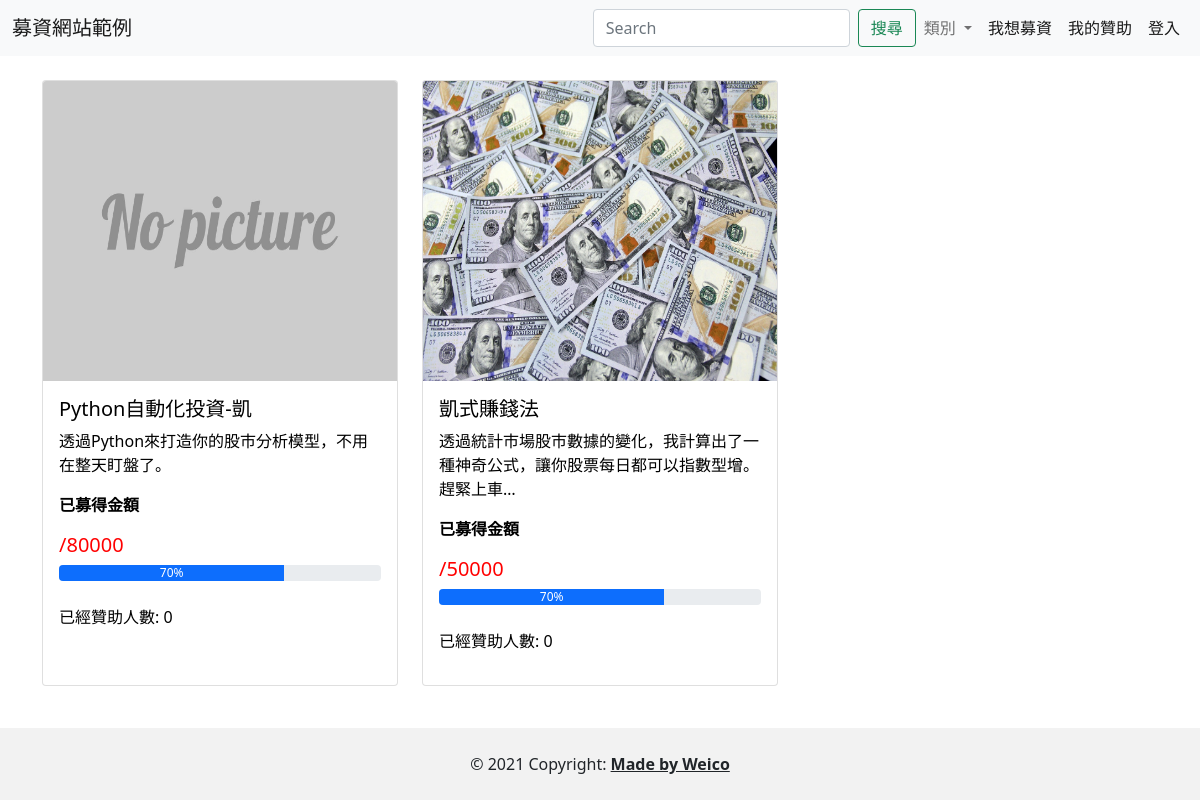
/project/caregory/3/, run on the app's committed database.
### project/models.py (models this page shows, shortened)
class Project(models.Model):
    STATUS = (
        ('draft', '尚未設定贊助方案'),
        ('published', '募資上架')
    )
    projectowner = models.ForeignKey(ProjectOwner,
                                     on_delete=models.CASCADE,
                                     related_name='projects')
    category = models.ForeignKey(Category,
                                 on_delete=models.CASCADE,
                                 related_name='projects')
    title = models.CharField(max_length=50)
    description = models.TextField(blank=True)
    status = models.CharField(max_length=10,
                              choices=STATUS,
                              default='draft' )
    goal = models.IntegerField(validators=[MinValueValidator(1, '目標金額必須大於 0 ')],
                               default=0)
    image = models.ImageField(blank= True, default='default_medium.jpg')
    total_donate = models.IntegerField(default=0)
    count_donate = models.IntegerField(default=0)
    class Meta:
        ordering = ('title', )
        verbose_name = 'project'
        verbose_name_plural = 'projects'

### project/views.py (the view)
# urls.py: path('caregory/<int:id>/', views.show_category, name='show_category'),
def show_category(request, id):
    category = Category.objects.get(id=id)
    projects = category.projects.all()
    context = {'projects': projects}
    return render(request, 'project/show_category.html', context)

### project/context_processors.py (called while the page is built)
def category(request):
  categories = Category.objects.all()
  return {'categories': categories}

### project/templates/project/show_category.html
{% extends "base.html" %}
{% load static %}
{% block content %}
<div class="container">
  <div class="row">
    {% for project in projects %}
    <div class="col-sm-4 mt-4">
      <a href="{% url 'project_detail' project.pk %}" style="text-decoration: none; color: black;">
        <div class="card h-100">
          <img src="{{ project.image.url }}" class="card-img-top" height="300px">
          <div class="card-body">
            <h5 class="card-title">{{ project.title }}</h5>
            <div class="card-text">
            <p>{{ project.description|truncatechars:45 }}</p>
            <p><b>已募得金額</b></p>
            <h5 style="color: red;">
            /{{project.goal}}
            </h5>
            <div class="progress">
              <div class="progress-bar" role="progressbar" aria-valuenow="70"
              aria-valuemin="0" aria-valuemax="100" style="width:70%">
                70%
              </div>
            </div>
            <br/>
            <p> 已經贊助人數: {{ project.count_donate }}</p>
            </div>
          </div>
      </div>
      </a>
    </div>
    {% endfor %}
  </div>
</div>
{% endblock content %}

### templates/base.html (shortened to what this page needs)
{% load static %}
<!DOCTYPE html>
<html lang="en">
  <head>
    <link
      href="https://cdn.jsdelivr.net/npm/bootstrap@5.1.3/dist/css/bootstrap.min.css"
      rel="stylesheet"
    />
  </head>
  <body class="d-flex flex-column min-vh-100">
    {% include "layout/nav.html" %}
    {% block content %}{% endblock %}
    {% include "layout/footer.html" %}
  </body>
</html>

### templates/layout/nav.html (shortened to what this page needs)
<nav class="navbar navbar-expand-lg navbar-light bg-light">
  <div class="container-fluid">
    <a class="navbar-brand" href="{% url 'index' %}">募資網站範例</a>
    <div class="collapse navbar-collapse justify-content-end" id="navbarText">
      <form class="d-flex" action="{% url 'search' %}" method="get">
        <input class="form-control me-2" type="text" placeholder="Search" name="search" aria-label="Search">
        <input class="btn btn-outline-success text-nowrap" type="submit" value="搜尋">
      </form>
      <ul class="navbar-nav mb-2 mb-lg-0">
        <li class="nav-item dropdown">
          <a class="nav-link dropdown-toggle" href="#" id="navbarDropdown" role="button" data-bs-toggle="dropdown" aria-expanded="false">
            類別
          </a>
        </li>
        <li class="nav-item">
          <a class="nav-link active" aria-current="page" href="{% url 'show_project'%}">我想募資</a>
        </li>
        <li class="nav-item">
          <a class="nav-link active" aria-current="page" href="{% url 'payment_list'%}">我的贊助</a>
        </li>
        {% if user.is_authenticated %}
        <li class="nav-item">
          <span class="nav-link active" aria-current="page" cursor: pointer>
            Hello, {{ user.username }}
          </span>
        </li>
        <li class="nav-item">
          <a class="nav-link active" aria-current="page" href="{% url 'member_logout' %}">登出</a>
        </li>
        {% else %}
        <li class="nav-item">
          <a class="nav-link active" aria-current="page" href="{% url 'member_login' %}">登入</a>
        </li>
        {% endif %}
      </ul>
    </div>
  </div>
</nav>

### templates/layout/footer.html
<footer class="navbar-fixed-bottom mt-auto">
  <div class="text-center p-4 mt-4 w-100" style="background-color: rgba(0, 0, 0, 0.05);">
    © 2021 Copyright:
    <a
      class="text-reset fw-bold"
      href="{% url 'index' %}">Made by Weico
    </a>
  </div>
</footer>

### data on the page
Project: image (placeholder picture), title "Python自動化投資-凱", description "透過Python來打造你的股市分析模型，不用在整天盯盤了。", goal "80000", count_donate "0"
Project: image (picture), title "凱式賺錢法", description "透過統計市場股市數據的變化，我計算出了一種神奇公式，讓你股票每日都可以指數型增。趕緊上車…", goal "50000", count_donate "0"
